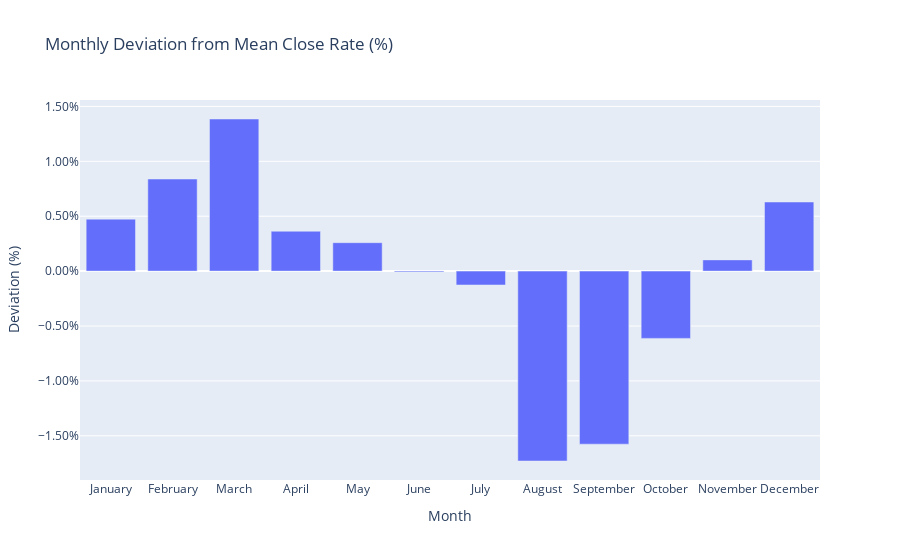

Notebook code cell kept with this figure:
### Code cell
import plotly.express as px

# Convert Series to DataFrame for Plotly
monthly_mean_diff_df = monthly_mean_diff.reset_index()
monthly_mean_diff_df.columns = ['Month', 'Deviation']

# Creating a bar plot for the deviation
fig = px.bar(monthly_mean_diff_df, x='Month', y='Deviation', 
             title="Monthly Deviation from Mean Close Rate (%)", 
             labels={'Deviation': 'Deviation (%)', 'Month': 'Month'})

fig.update_layout(
    yaxis_title="Deviation (%)", 
    yaxis_tickformat='.2%',  # Formats the tick labels to percentage
    xaxis_title="Month",
    showlegend=False
)

fig.show()

### Figure 1 — Plotly figure (JSON) as saved in the notebook; plotly's stock layout.template omitted (floating-point values rounded to 4 significant figures)
{"data": [{"alignmentgroup": "True", "hovertemplate": "Month=%{x}<br>Deviation (%)=%{y}<extra></extra>", "legendgroup": "", "marker": {"color": "#636efa", "pattern": {"shape": ""}}, "name": "", "offsetgroup": "", "orientation": "v", "showlegend": false, "textposition": "auto", "type": "bar", "x": ["January", "February", "March", "April", "May", "June", "July", "August", "September", "October", "November", "December"], "xaxis": "x", "y": [0.004734, 0.008388, 0.01385, 0.003633, 0.002588, -7.003e-05, -0.001263, -0.01729, -0.01576, -0.006126, 0.001023, 0.006293], "yaxis": "y"}], "layout": {"barmode": "relative", "legend": {"tracegroupgap": 0}, "showlegend": false, "title": {"text": "Monthly Deviation from Mean Close Rate (%)"}, "xaxis": {"anchor": "y", "domain": [0, 1], "title": {"text": "Month"}}, "yaxis": {"anchor": "x", "domain": [0, 1], "tickformat": ".2%", "title": {"text": "Deviation (%)"}}}}
